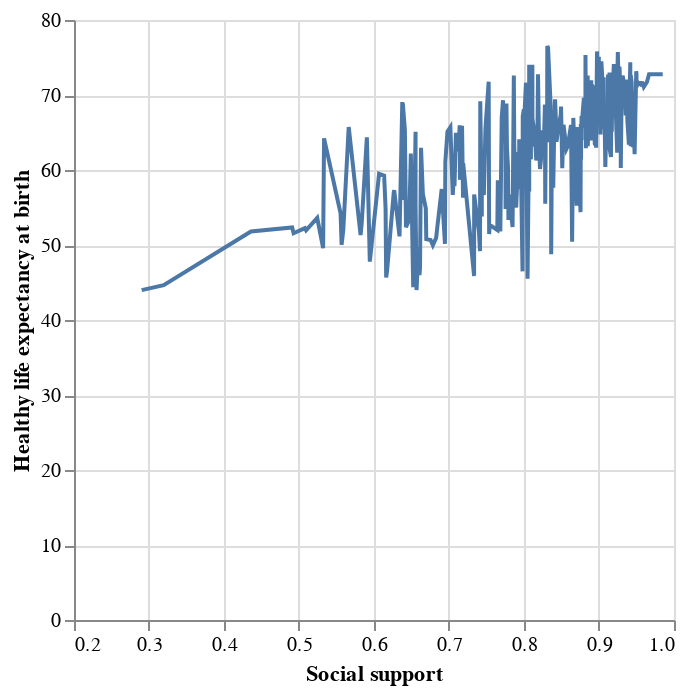

Notebook source saved alongside this figure:
### Code cell
alt.Chart(data).mark_line().encode(
    x = "Social support",
    y = "Healthy life expectancy at birth"
)

### Figure 1 — Vega-Lite specification as saved in the notebook (floating-point values rounded to 4 significant figures; data arrays with more than 128 entries replaced by an {"elided": "..."} marker saying what was removed)
{"config": {"view": {"continuousWidth": 300, "continuousHeight": 300}}, "data": {"name": "data-6dbf8b0da98975b8d2f368d4178b3a3e"}, "mark": {"type": "line"}, "encoding": {"x": {"field": "Social support", "type": "quantitative"}, "y": {"field": "Healthy life expectancy at birth", "type": "quantitative"}}, "$schema": "https://vega.github.io/schema/vega-lite/v5.8.0.json", "datasets": {"data-6dbf8b0da98975b8d2f368d4178b3a3e": {"elided": "283 records"}}}
